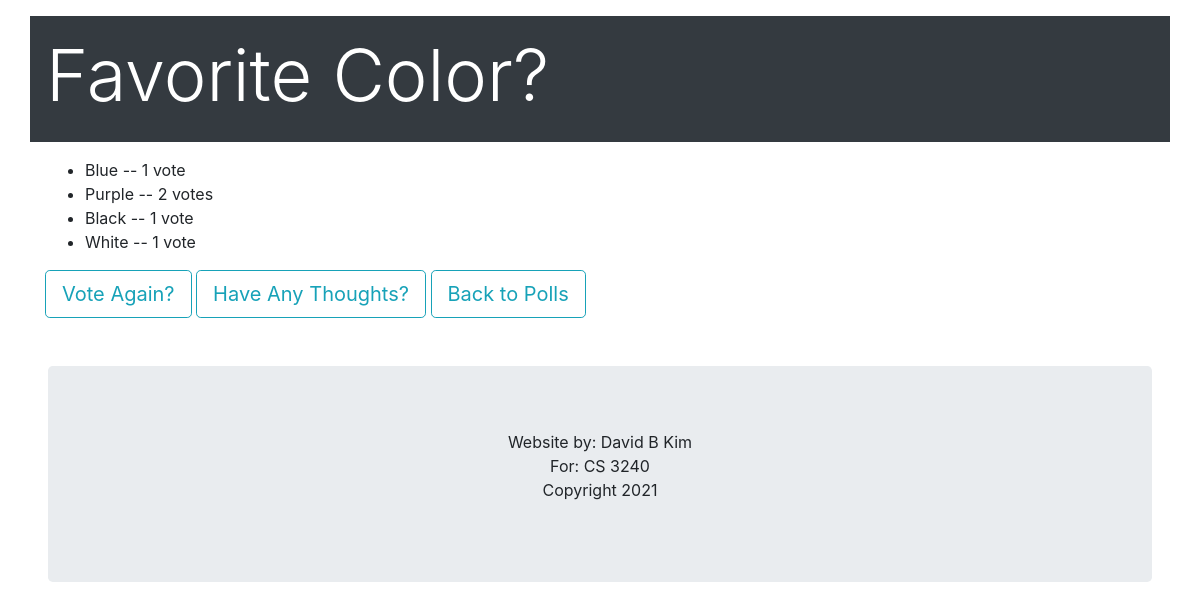
The page /polls/2/results/ on the database as committed earlier.
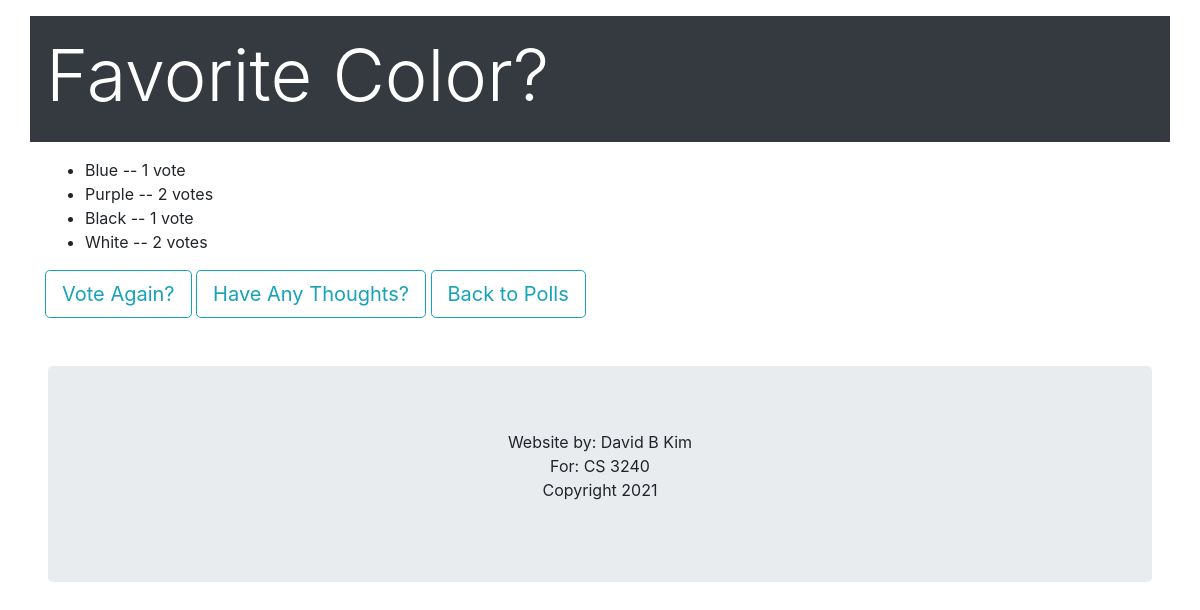
The same page on the database as committed later.
### polls/models.py (models this page shows, shortened)
class Choice(models.Model):
    question = models.ForeignKey(Question, on_delete=models.CASCADE)
    choice_text = models.CharField(max_length=200)
    votes = models.IntegerField(default=0)

### polls/views.py (the view)
# urls.py: path('polls/<int:pk>/results/', views.ResultsView.as_view(), name='results'),
class ResultsView(generic.DetailView):
    model = Question
    template_name = 'polls/results.html'

### polls/templates/polls/results.html (shortened to what this page needs)
{% load bootstrap4 %}
{% bootstrap_css %}
{% load static %}
<div class="container p-3 my-3 bg-dark text-white">
  <h1 class="display-3">{{question.question_text}}</h1>
 </div>
<div class = "container">
<ul>
{% for choice in question.choice_set.all %}
    <li>{{ choice.choice_text }} -- {{ choice.votes }} vote{{ choice.votes|pluralize }}</li>
{% endfor %}
</ul>
    <a href="{% url 'polls:detail' question.id %}" class="btn btn-outline-info btn-lg" role="button">Vote Again?</a>
    <a href="{% url 'polls:post_thought' %}" class="btn btn-outline-info btn-lg" role="button">Have Any Thoughts?</a>
    <a href="{% url 'polls:index' %}" class="btn btn-outline-info btn-lg" role="button">Back to Polls</a>
    </div>
<div class="jumbotron m-5 text-center" style="margin-bottom:0">
  <p>Website by: David B Kim <br> For: CS 3240<br> Copyright 2021</p>
</div>

Rows that differ between the two databases and show on the page:
changed Choice "White": votes "1" → "2"
